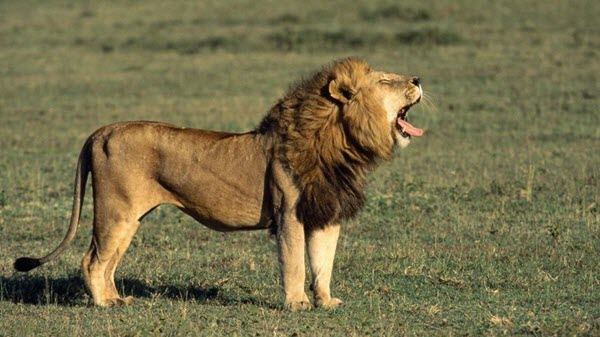
#> input picture CS439_Fall2021_Labs/Lab5/lion.jpeg, 600 x 337 px
$ jupyter execute Recitation6_Alon.ipynb   (shell and % lines are left out)
#> lines starting #> are read from the running program, lines starting #| are printed output that depends on the picture; long printed decimals are rounded
[cell 1]
import matplotlib.pyplot as plt
import matplotlib.image as mpimg
import numpy as np
from scipy import linalg

plt.rcParams['figure.figsize'] = (12, 9)

## using matplotlib with image files

**https://matplotlib.org/tutorials/introductory/images.html**

[cell 2]
#read and show image
path = 'lion.jpeg'
img = mpimg.imread(path)
#> img is the input picture: shape (337, 600, 3); mean R, G, B 118.3, 110.8, 74.7
imgplot = plt.imshow(img)

[cell 3]
# type and shape
type(img)

[cell 4]
img.shape
#> Out = (337, 600, 3)

[cell 5]
# take a look at img
img

[cell 6]
# creat a new image with the same dimension as img
dimensions = img.shape
#> dimensions = (337, 600, 3)
print(dimensions)
#| (337, 600, 3)
img1 = np.zeros(dimensions, int)
img1.shape
#> Out = (337, 600, 3)

[cell 7]
# get the red component of the image
for i in range(dimensions[0]):
    for j in range(dimensions[1]):
        img1[i][j][0] = img[i][j][0]
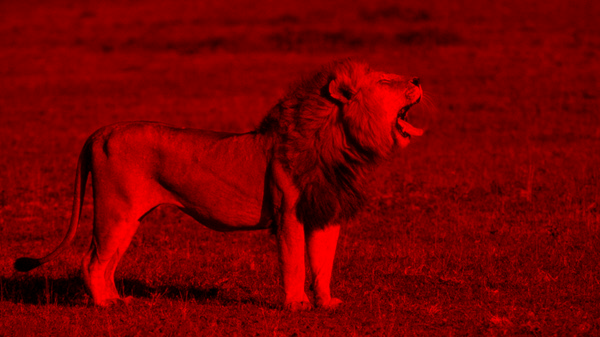
#> img1: shape (337, 600, 3) int64; mean R, G, B 118.3, 0, 0
imgplot = plt.imshow(img1)

[cell 8]
# compare img and img1
img

[cell 9]
img1

[cell 10]
# get the green component of the image
img2 = np.zeros(dimensions, int)
for i in range(dimensions[0]):
    for j in range(dimensions[1]):
        img2[i][j][1] = img[i][j][1]
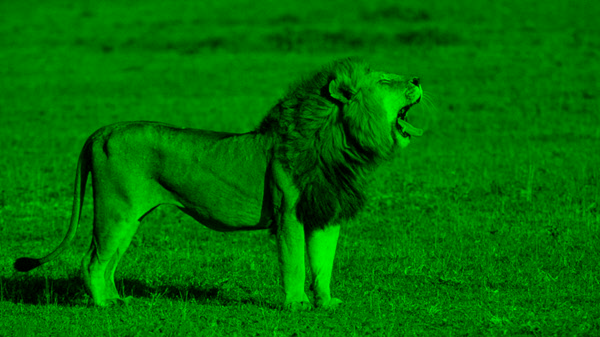
#> img2: shape (337, 600, 3) int64; mean R, G, B 0, 110.8, 0
imgplot = plt.imshow(img2)

[cell 11]
# change the intensity of the image
p = 0.3
img4 = np.zeros(dimensions, int)
for i in range(dimensions[0]):
    for j in range(dimensions[1]):
        for k in range(dimensions[2]):
            img4[i][j][k] = img[i][j][k] * p
mgplot = plt.imshow(img4)
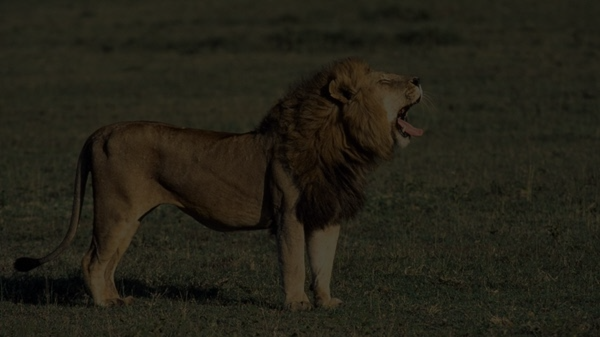
#> shown: shape (337, 600, 3); mean R, G, B 35.1, 32.8, 22

[cell 12]
# dim the red image
p = 0.5
img5 = np.zeros(dimensions, int)
for i in range(dimensions[0]):
    for j in range(dimensions[1]):
        for k in range(dimensions[2]):
            img5[i][j][k] = img1[i][j][k] * p
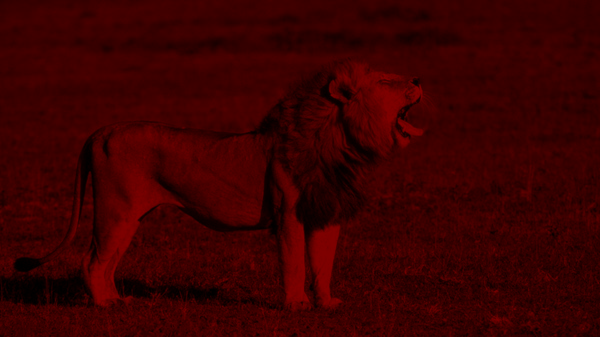
#> img5: shape (337, 600, 3) int64; mean R, G, B 58.9, 0, 0
mgplot = plt.imshow(img5)

[cell 13]
#dim the green image
p = 0.5
img6 = np.zeros(dimensions, int)
for i in range(dimensions[0]):
    for j in range(dimensions[1]):
        for k in range(dimensions[2]):
            img6[i][j][k] = img2[i][j][k] * p
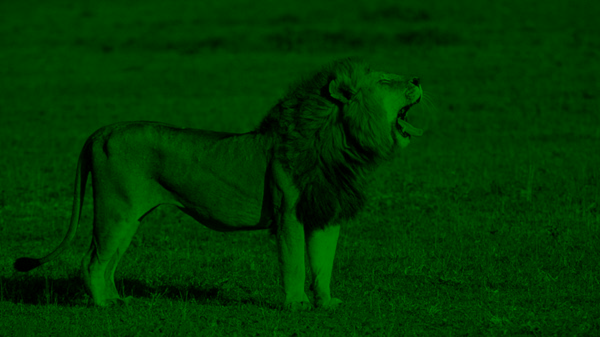
#> img6: shape (337, 600, 3) int64; mean R, G, B 0, 55.1, 0
mgplot = plt.imshow(img6)

[cell 14]
#combine dimmed red and green images
img7 = np.zeros(dimensions, int)
img7 = img5 + img6
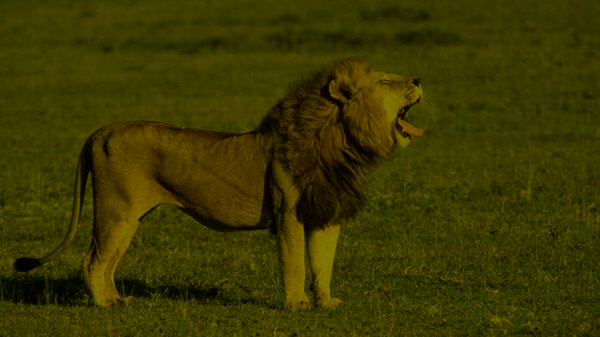
#> img7: shape (337, 600, 3) int64; mean R, G, B 58.9, 55.1, 0
mgplot = plt.imshow(img7)

[cell 15]
def rgb2gray(rgb):
    return np.dot(rgb[...,:3], [0.2989,0.5870,0.1140])

img_gray = rgb2gray(img)
img_re = np.zeros(img.shape)
img_re[:,:,0] = img_gray #R
img_re[:,:,1] = img_gray #G
img_re[:,:,2] = img_gray #B
img_re = img_re.astype(int)
plt.imshow(img_re)

## Singular Value Decomposition
### General format
$$
\Large
A=U\Sigma V^T=
[u_1,u_2,\dots,u_k]
\begin{bmatrix}
\sigma_1 & 0 & 0 & 0\\
0 & \sigma_2 & 0 & 0\\
0 & 0        & \dots & 0\\
0 & 0        &  0    & \sigma_k
\end{bmatrix}
[v_1,v_2,\dots,v_k]^T
$$
where $u_1,\dots,u_k$ are column vectors with size $n$, and $v_1,\dots,v_k$ are column vectors with size $m$. $\sigma_1\dots,\sigma_k\geq0$.

Also, $u_i^Tu_j=0$ for any $i\neq j$, and $||u_i||=1$. $v_i^Tv_j=0$ for any $i\neq j$, and $||v_i||=1$. (Orthogonality)

where $U$ has size $n\times k$, $\Sigma$ has size $k\times k$, and $V$ has size $m\times k$ ($k\leq n,m$).

### other form
singular value decomposition as sum of vector product
$$
\Large
A=U\Sigma V^T=
[u_1,u_2,\dots,u_k]
\begin{bmatrix}
\sigma_1 & 0 & 0 & 0\\
0 & \sigma_2 & 0 & 0\\
0 & 0        & \dots & 0\\
0 & 0        &  0    & \sigma_k
\end{bmatrix}
[v_1,v_2,\dots,v_k]^T
$$
$$
\Large
=
[\sigma_1 u_1,\dots,\sigma_ku_k]
[v_1,v_2,\dots,v_k]^T
=
\sum_i \sigma_iu_iv_i^T
$$

**This form is useful for low-rank approximation**.

reference:
https://en.wikipedia.org/wiki/Singular_value_decomposition

### Why low-rank approximation? a mathematical explaination
Similarly, for Singular Value Decomposition,
$$A=U\Sigma V^T=\sum_i\sigma_iu_iv_i^T.$$
Let's assume singular values are ordered as $\sigma_1\geq\sigma_2\geq\dots\geq\sigma_k>0$.

If there exists $\sigma_1,\dots,\sigma_r\gg\sigma_{r+1}\dots\sigma_k>0$.
Then

$$
A\approx\sum_{1\leq i\leq r}\sigma_iu_iv_i^T.
$$

## obtain SVD using scipy

### quick introduction to Scipy
https://www.scipy.org/install.html

https://www.scipy.org/getting-started.html

### extract SVD using svd function
reference: https://docs.scipy.org/doc/scipy/reference/generated/scipy.linalg.svd.html

[cell 16]
new_matr = np.array([[1,2,3],[4,5,6],[7,8,9]])
print(new_matr,"\n\n")
U, s, Vh = linalg.svd(new_matr, full_matrices=False)
print(U,"\n")
print(s,"\n")
print(Vh,"\n")

[cell 17]
print(img_gray.shape)
#| (337, 600)

[cell 18]
# perform SVD by scipy
U, s, Vh = linalg.svd(img_gray, full_matrices=False)
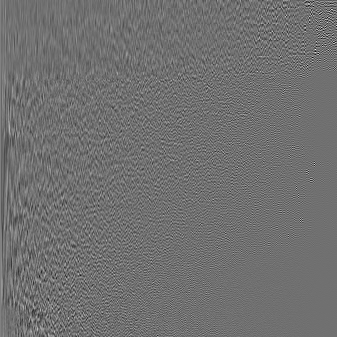
#> U: shape (337, 337) float64; min -0.387, max 0.49, mean 0.000171; drawn with min black and max white
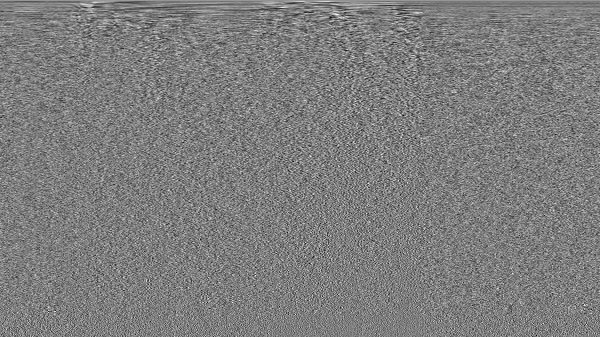
#> Vh: shape (337, 600) float64; min -0.21, max 0.215, mean 0.000138; drawn with min black and max white
#> s = 337 values, max 49253.3 at index 0, min 3.91 at index 336, mean 496
print(U.shape)
#| (337, 337)
print(s.shape)
#| (337,)
print(Vh.shape)
#| (337, 600)

[cell 19]
# order sigma values from large -> small
indices = np.argsort(-s)  # numpy argsort sort from small -> large
#> indices = 337 values from 0 to 336
# reorder
U_sorted = U[:,indices]
Vh_sorted = Vh[indices,:]
s_sorted = s[indices]
#> s_sorted has the same summary as s

[cell 20]
print(s_sorted[:20])
#| [49253.277  7428.866  4113.261  3814.213
#|   3097.618  2896.212  2693.697  2283.838
#|   2123.589  1944.878  1903.200   1751.530
#|   1559.410  1517.126  1408.926  1374.711
#|   1323.121  1235.815  1184.678  1171.997]

[cell 21]
print(s_sorted[-10:])
#| [4.845 4.817 4.699 4.618 4.496 4.443
#|  4.245 4.114 3.988 3.906]

[cell 22]
# 10-rank approximation
rank = 40
img_rank_10 = U_sorted[:,:rank] @ np.diag(s_sorted[:rank]) @ Vh[:rank,:]  #@ symbol denotes matrix multiplication
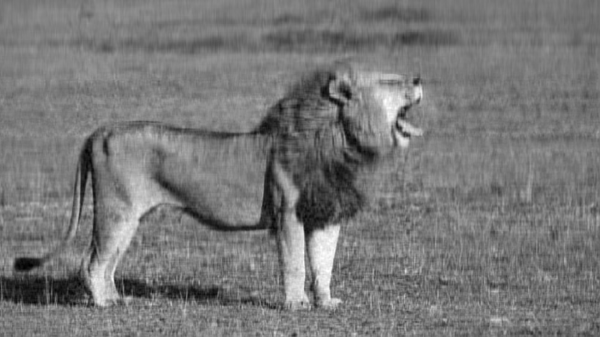
#> img_rank_10: shape (337, 600) float64; min -15.66, max 249.6, mean 108.9; drawn with min black and max white
print(img_rank_10)
#> (printed output is left out)

[cell 23]
# copy to RGB
img_rank_10_rgb = np.round(np.zeros(list(img_rank_10.shape)+[3])).astype(int)
img_rank_10_rgb[:,:,0] = img_rank_10 #R
img_rank_10_rgb[:,:,1] = img_rank_10 #G
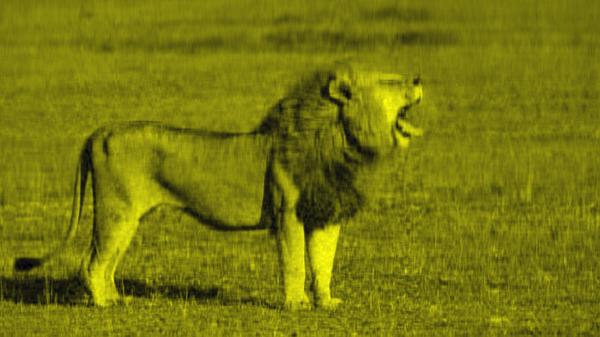
#> img_rank_10_rgb: shape (337, 600, 3) int64; mean of channels 0, 1, 2 108.4, 108.4, 0; drawn with min black and max white
img_rank_10_rgb[:,:,2] = img_rank_10 #B

print(img_rank_10_rgb)
#> (printed output is left out)

[cell 24]
plt.imshow(img_rank_10_rgb)
